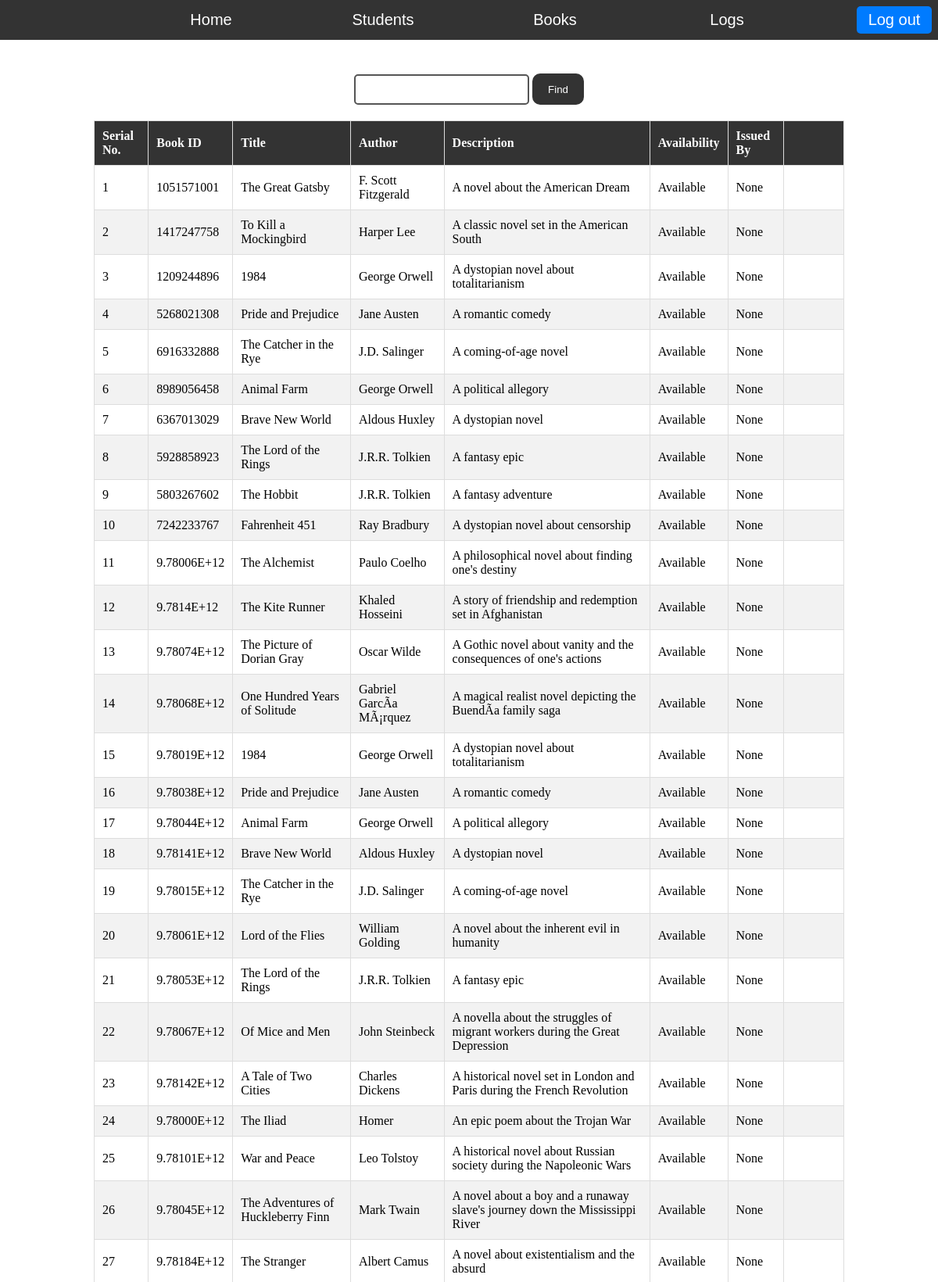
The app's page /books/ (signed in, upper part) with its own data.
### catalog/models.py (models this page shows, shortened)
class Book(models.Model):
    book_id = models.CharField(max_length=20, unique=True, primary_key=True)
    title = models.CharField(max_length=100)
    author = models.CharField(max_length=100)
    description = models.TextField()
    availability = models.BooleanField(default=True)
    issuedBy = models.CharField(max_length=100, blank=True, null=True)

### catalog/views.py (the view)
# urls.py: path('books/', views.search_books, name='search_books'),
@login_required
def search_books(request):
    if request.method == 'POST':
        search_text = request.POST.get('search_text', '')
        books = Book.objects.filter(
            title__icontains=search_text
        ) | Book.objects.filter(
            author__icontains=search_text
        ) | Book.objects.filter(
            book_id__icontains=search_text
        ) | Book.objects.filter(
            description__icontains=search_text
        ) | Book.objects.filter(
            availability__icontains=search_text
        ) | Book.objects.filter(
            issuedBy__icontains=search_text
        )
        return render(request, 'books.html', {'books': books, 'search_students': False})
    else:
        books = Book.objects.all()
        return render(request, 'books.html', {'books': books, 'search_students': False})

### templates/books.html (shortened to what this page needs)
{% load static %}
<!DOCTYPE html>
<html>
<head>
    <link rel="stylesheet" href="{% static 'css/books.css' %}">
</head>
<body>
    {% include 'partials/navbar.html' %}
    {% include 'partials/book-searchbar.html' %}
    <div class="result-table">
            <table>
                <thead>
                    <th>Serial No.</th>
                    <th>Book ID</th>
                    <th>Title</th>
                    <th>Author</th>
                    <th>Description</th>
                    <th>Availability</th>
                    <th>Issued By</th>
                    <th></th>
                </thead>
                <tbody>
                    {% for book in books %}
                    <tr>
                        <td>{{ forloop.counter }}</td>
                        <td>{{ book.book_id }}</td>
                        <td>{{ book.title }}</td>
                        <td>{{ book.author }}</td>
                        <td>{{ book.description }}</td>
                        <td>
                            {% if book.availability %}
                                Available
                            {% else %}
                                Unavailable
                            {% endif %}
                        </td>
                        <td>{{ book.issuedBy }}</td>
                        <td>
                        </td>
                    </tr>
                    {% endfor %}
                </tbody>
            </table>
    </div>
</body>
</html>

### templates/partials/navbar.html (shortened to what this page needs)
<div class="navbar">
    <a href="{% url 'home' %}">Home</a>
    <a href="{% url 'search_students' %}">Students</a>
    <a href="{% url 'search_books' %}">Books</a>
    <a href="{% url 'view_logs' %}">Logs</a>
</div>
<div class="logout-button">
    <a href="{% url 'logout' %}">Log out</a>
</div>

### templates/partials/book-searchbar.html (shortened to what this page needs)
<div id="searchbar">
    <br>
    <form action="{% url 'search_books' %}" method="post">
        <input type="text" name="search_text">
        <button type="submit">Find</button>
    </form>
</div>

### static/css/books.css (style rules this page uses)
body, h1, h2, h3, h4, h5, h6 { margin: 0; padding: 0; }
#searchbar { margin: 20px auto; text-align: center; }
#searchbar input[type="text"] { padding: 10px; width: 200px; border-radius: 5px; border: 1px solid #ccc; }
#searchbar button { margin-top: 5px; padding: 10px 20px; background-color: #333; color: white; border: none; border-radius: 5px; cursor: pointer; }
.result-table { margin: 20px auto; width: 80%; }
.result-table table { width: 100%; border-collapse: collapse; }
.result-table th, .result-table td { padding: 10px; border: 1px solid #ddd; text-align: left; }
.result-table th { background-color: #333; color: white; }
.result-table tbody tr:nth-child(even) { background-color: #f2f2f2; }

### templates/partials/navbar.html (style rules this page uses)
.navbar { overflow: hidden; display: flex; background-color: #333; text-align: center; width: 100%; align-content: space-evenly; justify-content: center; }
.navbar a { display: inline-block; color: white; text-align: center; font-family: Arial, sans-serif; padding: 14px 20px; width: 15%; font-size: 20px; text-decoration: none; }
.logout-button { position: absolute; top: 8px; right: 8px; background: #007bff; width: 1in; height: 35px; display: flex; align-items: center; justify-content: center; border-radius: 5px; }
.logout-button a { color: white; font-size: 20px; text-decoration: none; font-family: Arial, sans-serif; }

### templates/partials/book-searchbar.html (style rules this page uses)
#searchbar { margin: 20px auto; text-align: center; }
#searchbar input[type="text"] { padding: 10px; width: 200px; border-radius: 5px; border: 2px solid #555555; }
#searchbar button { height: 40px; margin-top: 5px; padding: 10px 20px; background-color: #333; color: white; border: none; border-radius: 10px; cursor: pointer; }

### records on screen
Book: book_id "1051571001", title "The Great Gatsby", author "F. Scott Fitzgerald", description "A novel about the American Dream", availability "Available", issuedBy "None"
Book: book_id "1417247758", title "To Kill a Mockingbird", author "Harper Lee", description "A classic novel set in the American South", availability "Available", issuedBy "None"
Book: book_id "1209244896", title "1984", author "George Orwell", description "A dystopian novel about totalitarianism", availability "Available", issuedBy "None"
Book: book_id "5268021308", title "Pride and Prejudice", author "Jane Austen", description "A romantic comedy", availability "Available", issuedBy "None"
Book: book_id "6916332888", title "The Catcher in the Rye", author "J.D. Salinger", description "A coming-of-age novel", availability "Available", issuedBy "None"
Book: book_id "8989056458", title "Animal Farm", author "George Orwell", description "A political allegory", availability "Available", issuedBy "None"
Book: book_id "6367013029", title "Brave New World", author "Aldous Huxley", description "A dystopian novel", availability "Available", issuedBy "None"
Book: book_id "5928858923", title "The Lord of the Rings", author "J.R.R. Tolkien", description "A fantasy epic", availability "Available", issuedBy "None"
Book: book_id "5803267602", title "The Hobbit", author "J.R.R. Tolkien", description "A fantasy adventure", availability "Available", issuedBy "None"
Book: book_id "7242233767", title "Fahrenheit 451", author "Ray Bradbury", description "A dystopian novel about censorship", availability "Available", issuedBy "None"
Book: book_id "9.78006E+12", title "The Alchemist", author "Paulo Coelho", description "A philosophical novel about finding one's destiny", availability "Available", issuedBy "None"
Book: book_id "9.7814E+12", title "The Kite Runner", author "Khaled Hosseini", description "A story of friendship and redemption set in Afghanistan", availability "Available", issuedBy "None"
Book: book_id "9.78074E+12", title "The Picture of Dorian Gray", author "Oscar Wilde", description "A Gothic novel about vanity and the consequences of one's actions", availability "Available", issuedBy "None"
Book: book_id "9.78068E+12", title "One Hundred Years of Solitude", author "Gabriel GarcÃ­a MÃ¡rquez", description "A magical realist novel depicting the BuendÃ­a family saga", availability "Available", issuedBy "None"
Book: book_id "9.78019E+12", title "1984", author "George Orwell", description "A dystopian novel about totalitarianism", availability "Available", issuedBy "None"
Book: book_id "9.78038E+12", title "Pride and Prejudice", author "Jane Austen", description "A romantic comedy", availability "Available", issuedBy "None"
Book: book_id "9.78044E+12", title "Animal Farm", author "George Orwell", description "A political allegory", availability "Available", issuedBy "None"
Book: book_id "9.78141E+12", title "Brave New World", author "Aldous Huxley", description "A dystopian novel", availability "Available", issuedBy "None"
Book: book_id "9.78015E+12", title "The Catcher in the Rye", author "J.D. Salinger", description "A coming-of-age novel", availability "Available", issuedBy "None"
Book: book_id "9.78061E+12", title "Lord of the Flies", author "William Golding", description "A novel about the inherent evil in humanity", availability "Available", issuedBy "None"
Book: book_id "9.78053E+12", title "The Lord of the Rings", author "J.R.R. Tolkien", description "A fantasy epic", availability "Available", issuedBy "None"
Book: book_id "9.78067E+12", title "Of Mice and Men", author "John Steinbeck", description "A novella about the struggles of migrant workers during the Great Depression", availability "Available", issuedBy "None"
Book: book_id "9.78142E+12", title "A Tale of Two Cities", author "Charles Dickens", description "A historical novel set in London and Paris during the French Revolution", availability "Available", issuedBy "None"
Book: book_id "9.78000E+12", title "The Iliad", author "Homer", description "An epic poem about the Trojan War", availability "Available", issuedBy "None"
Book: book_id "9.78101E+12", title "War and Peace", author "Leo Tolstoy", description "A historical novel about Russian society during the Napoleonic Wars", availability "Available", issuedBy "None"
Book: book_id "9.78045E+12", title "The Adventures of Huckleberry Finn", author "Mark Twain", description "A novel about a boy and a runaway slave's journey down the Mississippi River", availability "Available", issuedBy "None"
Book: book_id "9.78184E+12", title "The Stranger", author "Albert Camus", description "A novel about existentialism and the absurd", availability "Available", issuedBy "None"
